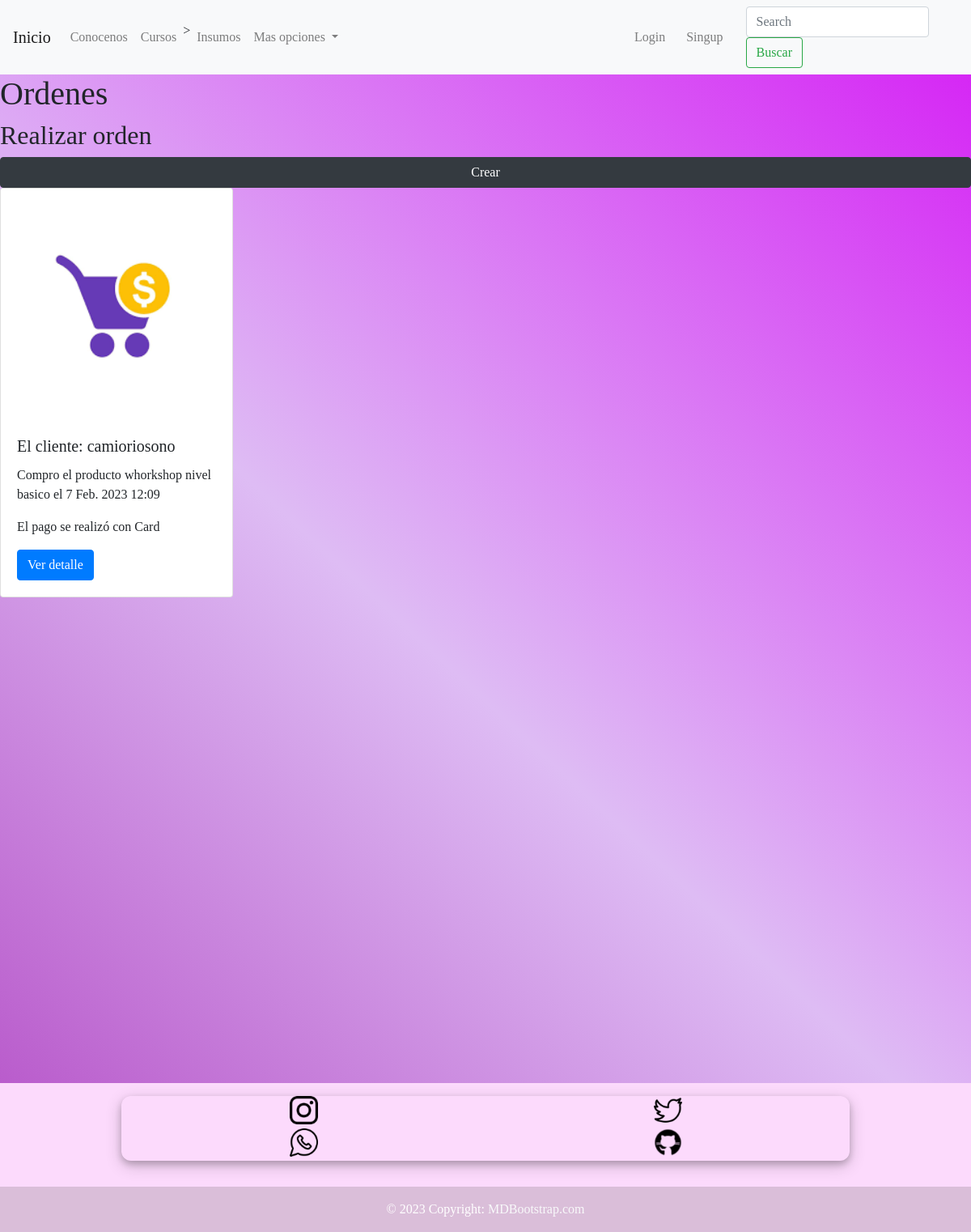
Screenshot of /orders/list-orders/ with the database file from the repository.
### orders/models.py (models this page shows, shortened)
class Order(models.Model):
    CHOICES = (
        ('Cash', 'Cash'),
        ('Card', 'Card'),
    )
    client = models.CharField(max_length=50)
    product = models.CharField(max_length=100)
    creation_time = models.DateTimeField(auto_now_add=True)
    payment_method = models.CharField(choices=CHOICES, max_length=4)

### orders/views.py (the view)
# urls.py: path('list-orders/', list_orders),
def list_orders(request):
    if 'search' in request.GET:
        search = request.GET['search']
        orders = Order.objects.filter(name__icontains=search)
    else:
        orders = Order.objects.all()
    context = {
        'orders': orders,
    }
    orders = Order.objects.all()
    context = {
        'orders': orders,
    }
    return render(request, 'orders/list_orders.html', context=context)

### templates/orders/list_orders.html (shortened to what this page needs)
{% extends 'base.html'%}
{% block content %}
    <h1>Ordenes</h1>
    <h2>Realizar orden  </h2> <a href="/orders/create-order/" class="btn btn-dark">Crear</a>
    {% for order in orders %}
    <div class="card" style="width: 18rem;">
      <img
        class="card-img-top" alt="...">
      <div class="card-body">
        <h5 class="card-title">El cliente: {{order.client}}</h5>
        <p class="card-text">Compro el producto {{order.product}} el {{order.creation_time}}</p>
        <p>El pago se realizó con {{order.payment_method}}</p>
        <a href="#" class="btn btn-primary">Ver detalle</a>
      </div>
    </div>
    {% endfor %}
{% endblock %}

### templates/base.html (style rules this page uses)
* { box-sizing: border-box; padding: 0; margin: 0; }
body { font-family: 'Playfair Display', serif; display: grid; background-color: #491bd4; background-image: linear-gradient(43deg, #b34bc5 0%, #debcf4 46%, #d51df5 100%); align-content: center; min-height: 100vh; }
body { background-color: rgb(90, 33, 98); }

### rows the page displays
Order: client "camioriosono", product "whorkshop nivel basico", creation_time "7 Feb. 2023 12:09", payment_method "Card"
